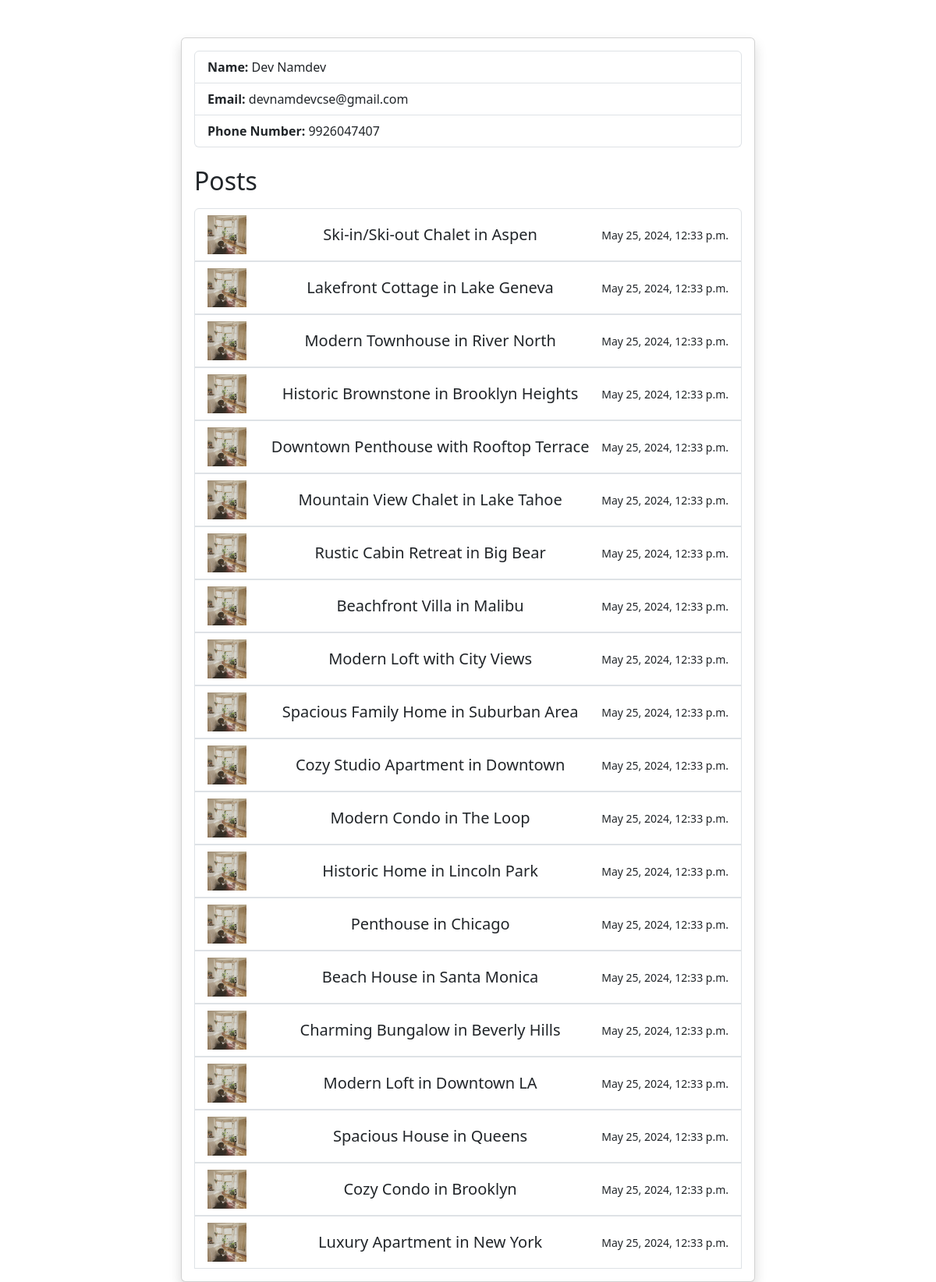
The app's page /user/dev/ (signed in) with its own data.
### home/models.py (models this page shows, shortened)
class CustomUser(AbstractUser):
    phone_number = models.CharField(max_length=15, unique=True)
    is_registered = models.BooleanField(default=False)
    city = models.CharField(max_length=100, blank=True)
    country = models.CharField(max_length=100, blank=True)

class Property(models.Model):
    owner = models.ForeignKey(CustomUser, on_delete=models.CASCADE)
    title = models.CharField(max_length=255)
    description = models.TextField()
    place = models.CharField(max_length=255)
    area = models.FloatField()
    bedrooms = models.IntegerField()
    bathrooms = models.IntegerField()
    nearby_hospitals = models.CharField(max_length=255)
    nearby_colleges = models.CharField(max_length=255)
    image = models.ImageField(upload_to='property_images/', null=True, blank=True)
    likes = models.ManyToManyField(CustomUser, related_name='liked_properties', blank=True)
    created_at = models.DateTimeField(auto_now_add=True)
    updated_at = models.DateTimeField(auto_now=True)

### home/views.py (the view)
# urls.py: path('user/<str:username>/', views.user_detail, name='user_detail'),
@login_required
def user_detail(request, username):
    user = get_object_or_404(CustomUser, username=username)
    user_posts = Property.objects.filter(owner=user).order_by('-created_at')
    context = {
        'user': user,
        'posts': user_posts
    }
    return render(request, 'home/user_detail.html', context)

### home/templates/home/user_detail.html (shortened to what this page needs)
<!DOCTYPE html>
<html lang="en">
  <head>
    <link href="https://cdn.jsdelivr.net/npm/bootstrap@5.3.0-alpha1/dist/css/bootstrap.min.css" rel="stylesheet" />
  </head>
  <body>
    <div class="container mt-5">
      <div class="row justify-content-center">
        <div class="col-md-8">
          <div class="card shadow">
            <div class="card-body">
              <ul class="list-group mb-4">
                <li class="list-group-item">
                  <strong>Name:</strong> {{ user.first_name }} {{ user.last_name }}
                </li>
                <li class="list-group-item">
                  <strong>Email:</strong> {{ user.email }}
                </li>
                <li class="list-group-item">
                  <strong>Phone Number:</strong> {{ user.phone_number }}
                </li>
              </ul>
              <h2 class="mb-3">Posts</h2>
              <div class="list-group">
                {% for post in posts %}
                <a href="#" class="list-group-item list-group-item-action" data-bs-toggle="modal" data-bs-target="#postModal{{ post.id }}">
                  <div class="d-flex justify-content-between align-items-center">
                      <img src="{{ post.image.url }}" alt="Post Image" class="me-3" style="width: 50px; height: 50px; object-fit: cover;" />
                      <h5 class="mb-0">{{ post.title }}</h5>
                      <small>{{ post.created_at|date:"F j, Y, g:i a" }}</small>
                  </div>
              </a>
                {% endfor %}
              </div>
            </div>
          </div>
        </div>
      </div>
    </div>
  </body>
</html>

### records on screen
CustomUser: first_name "Dev", last_name "Namdev", email "devnamdevcse@gmail.com", phone_number "9926047407"
Property: image (picture), title "Ski-in/Ski-out Chalet in Aspen", created_at "May 25, 2024, 12:33 p.m."
Property: image (picture), title "Lakefront Cottage in Lake Geneva", created_at "May 25, 2024, 12:33 p.m."
Property: image (picture), title "Modern Townhouse in River North", created_at "May 25, 2024, 12:33 p.m."
Property: image (picture), title "Historic Brownstone in Brooklyn Heights", created_at "May 25, 2024, 12:33 p.m."
Property: image (picture), title "Downtown Penthouse with Rooftop Terrace", created_at "May 25, 2024, 12:33 p.m."
Property: image (picture), title "Mountain View Chalet in Lake Tahoe", created_at "May 25, 2024, 12:33 p.m."
Property: image (picture), title "Rustic Cabin Retreat in Big Bear", created_at "May 25, 2024, 12:33 p.m."
Property: image (picture), title "Beachfront Villa in Malibu", created_at "May 25, 2024, 12:33 p.m."
Property: image (picture), title "Modern Loft with City Views", created_at "May 25, 2024, 12:33 p.m."
Property: image (picture), title "Spacious Family Home in Suburban Area", created_at "May 25, 2024, 12:33 p.m."
Property: image (picture), title "Cozy Studio Apartment in Downtown", created_at "May 25, 2024, 12:33 p.m."
Property: image (picture), title "Modern Condo in The Loop", created_at "May 25, 2024, 12:33 p.m."
Property: image (picture), title "Historic Home in Lincoln Park", created_at "May 25, 2024, 12:33 p.m."
Property: image (picture), title "Penthouse in Chicago", created_at "May 25, 2024, 12:33 p.m."
Property: image (picture), title "Beach House in Santa Monica", created_at "May 25, 2024, 12:33 p.m."
Property: image (picture), title "Charming Bungalow in Beverly Hills", created_at "May 25, 2024, 12:33 p.m."
Property: image (picture), title "Modern Loft in Downtown LA", created_at "May 25, 2024, 12:33 p.m."
Property: image (picture), title "Spacious House in Queens", created_at "May 25, 2024, 12:33 p.m."
Property: image (picture), title "Cozy Condo in Brooklyn", created_at "May 25, 2024, 12:33 p.m."
Property: image (picture), title "Luxury Apartment in New York", created_at "May 25, 2024, 12:33 p.m."
